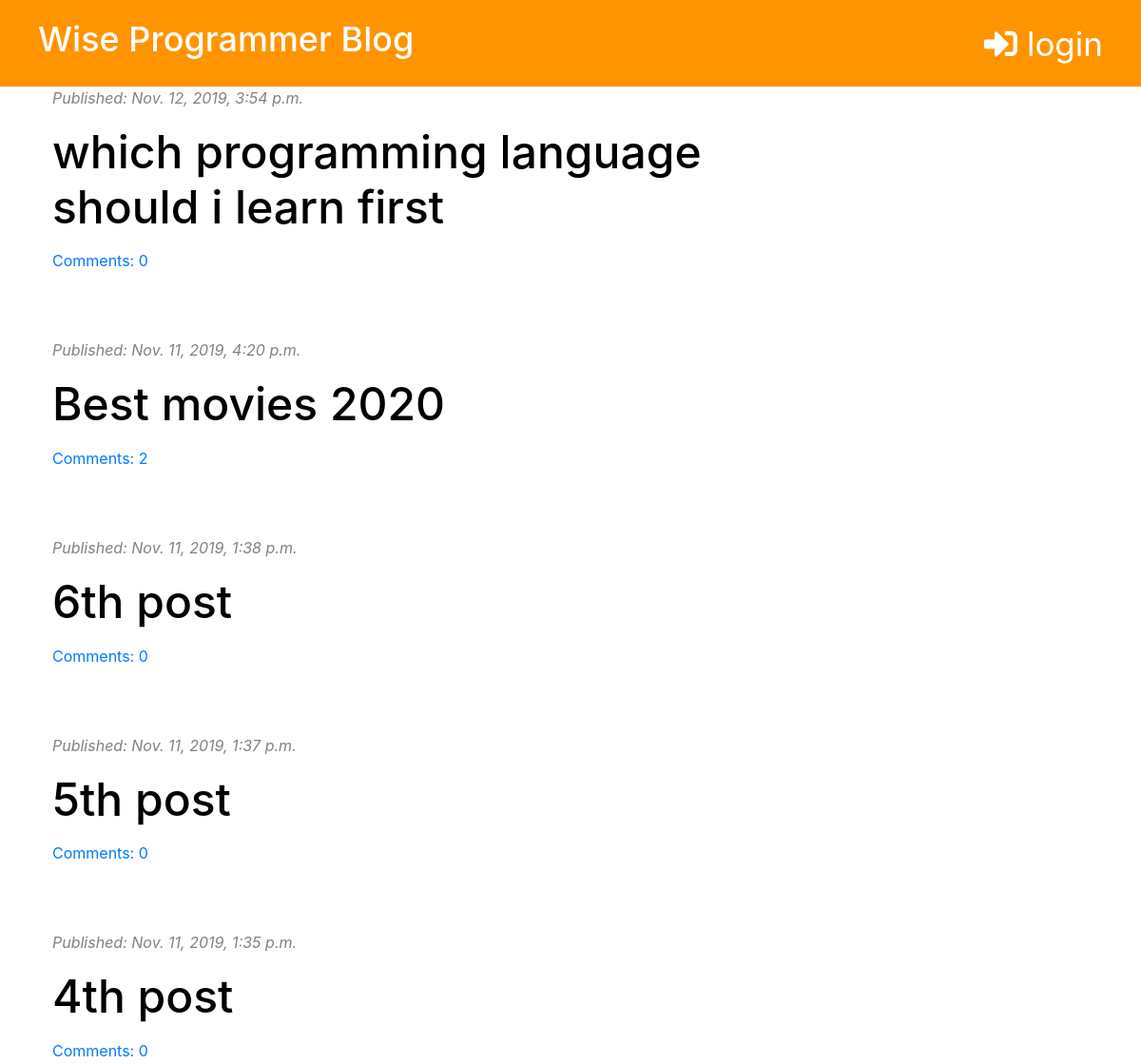
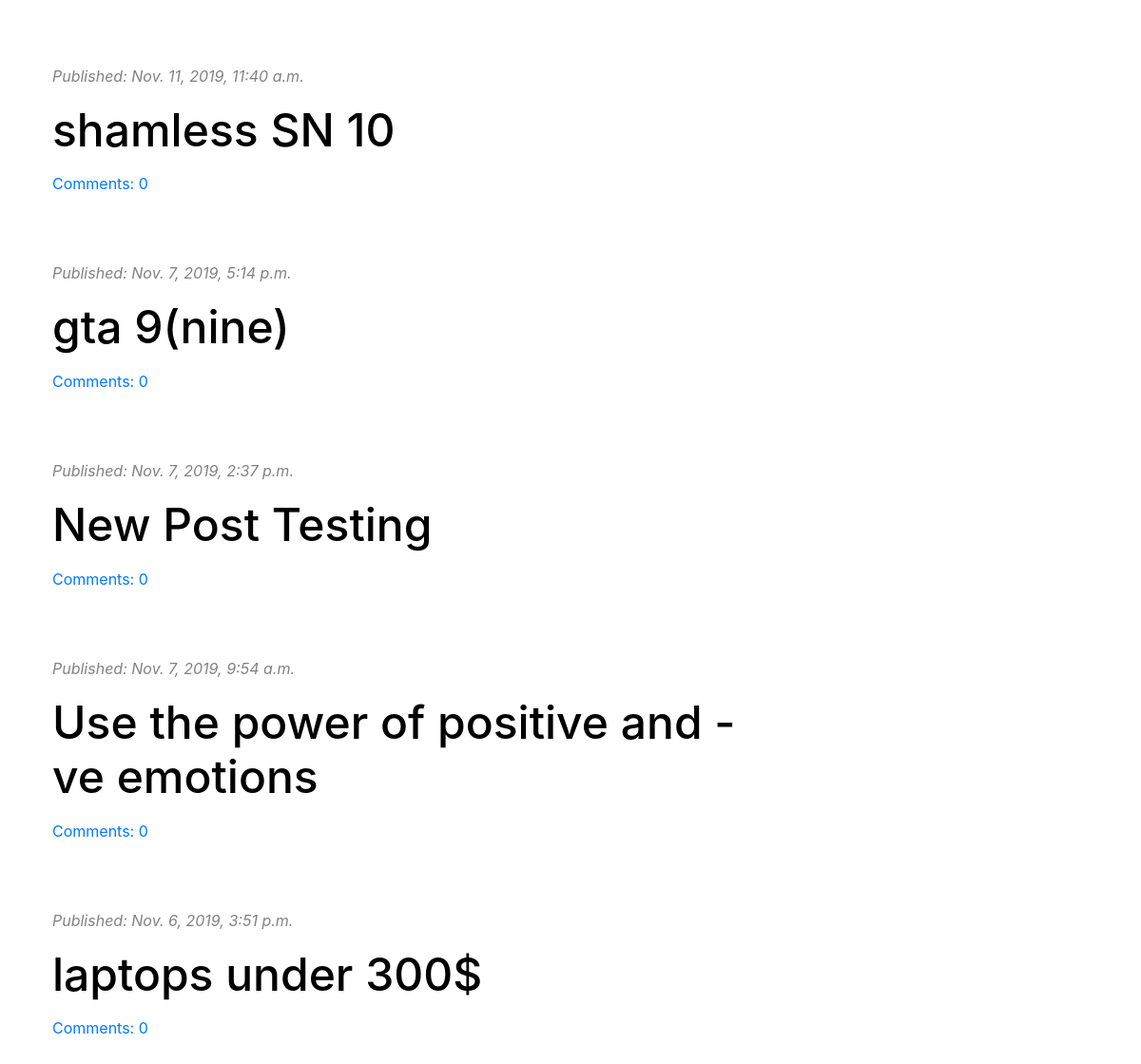
Before: / with the older database file (2 pictures, top to bottom).
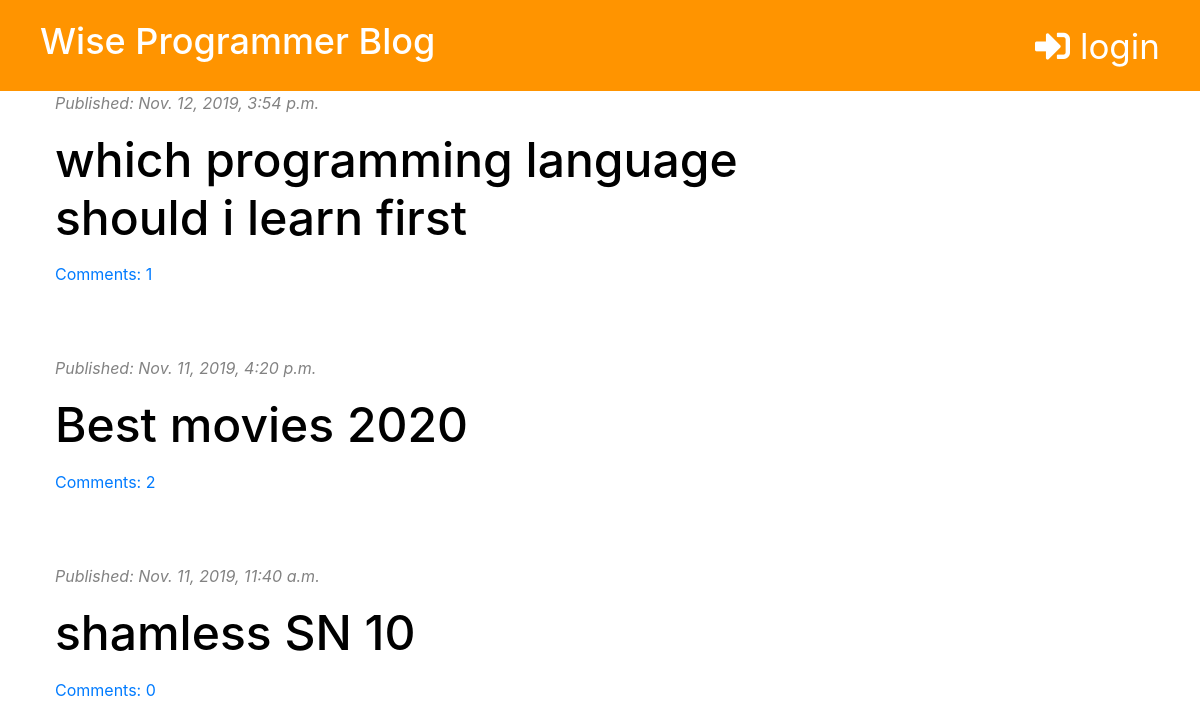
After: the same page with the newer database file.
### blog/models.py (models this page shows, shortened)
class Post(models.Model):
    author = models.ForeignKey('auth.User', on_delete=models.CASCADE)
    title = models.CharField(max_length=10000)
    text = models.TextField()
    created_date = models.DateTimeField(default=timezone.now)
    published_date = models.DateTimeField(blank=True, null=True)
    def approved_comments(self):
        return self.comments.filter(approved=True)

### blog/views.py (the view)
# urls.py: path('', views.post_list, name='post_list'),
def post_list(request):
    posts = Post.objects.filter(
        published_date__lte=timezone.now()).order_by('-published_date')
    stuff_for_frontend = {'posts': posts}
    return render(request, 'blog/post_list.html', stuff_for_frontend)

### blog/templatetags/markdownify.py (called while the page is built)
@register.filter
def markdown(value):
    renderer = HighlightRenderer()
    markdown = mistune.Markdown(renderer=renderer)
    return markdown(value)

### blog/templates/blog/post_list.html (shortened to what this page needs)
{% extends 'blog/base.html' %}
{% load markdownify %}
{% block content%}
{% for post in posts %}
<div class="post">
  <div class="date">
    <p>
      <em> Published: {{ post.published_date }} </em>
    </p>
  </div>
  <h1>
    <a href="{% url 'post_detail' pk=post.pk %}">{{ post.title }}</a>
  </h1>
<div>
  <a href="{% url 'post_detail' pk=post.pk%}">Comments: {{ post.approved_comments.count }}</a>
</div>
</div>
{% endfor %} {% endblock %}

### blog/templates/blog/base.html (shortened to what this page needs)
{% load staticfiles %}
<!DOCTYPE html>
<html lang="en">
  <head>
    <link
      href="https://stackpath.bootstrapcdn.com/bootstrap/4.3.1/css/bootstrap.min.css"
      rel="stylesheet"
    />
    <link rel="stylesheet" href="https://cdnjs.cloudflare.com/ajax/libs/font-awesome/5.11.2/css/all.css" />
    <link rel="stylesheet" href="{% static 'styles/blog.css' %}" />
    <link rel="stylesheet" href="{% static 'styles/zenburn.css' %}">
  </head>
  <body>
    <div class="page-header">
      {% if user.is_authenticated %}
      <a href="{% url 'post_draft_list' %}" class="top-menu"><i class="fas fa-pencil-ruler fa"></i>|</a>
      <a href="{% url 'post_new'%}" class="top-menu"><i class="fa fa-plus"></i>|</a>
      <a href="{% url 'logout'%}" class="top-menu"><i class="fas fa-sign-out-alt fa"></i>Logout |</a>
      <p class="top-menu"> Hi,{{ user.username}}|</p>
      {% else %}
              <a href="{% url 'login'%}" class="top-menu"><i class="fas fa-sign-in-alt fa"></i> login</a>
      {% endif %}
      <h1><a href="{% url 'post_list'%}">Wise Programmer Blog</a></h1>
    </div>
    <div class="content container">
      <div class="row">
        <div class="col-md-8">
          {% block content%} {%endblock%}
        </div>
      </div>
    </div>
  </body>
</html>

### blog/static/styles/blog.css (style rules this page uses)
.page-header { background-color: #ff9400; margin-top: 0; padding: 20px 20px 20px 40px; }
.page-header h1, .page-header h1 a { color: #ffffff; font-size: 36px; text-decoration: none; }
.top-menu { font-size:35px; color:#ffffff; float: right; text-decoration:none; margin-right:20px; }
.content { margin-left: 40px; }
h1, h2, h3, h4 { font-size: 48px; }
.date { color: #828282; }
.post { margin-bottom: 70px; }
.post h1 a { color: #000000; }

Changed rows visible on the page:
removed Post: published_date "Nov. 11, 2019, 1:38 p.m.", title "6th post", approved_comments.count "0"
removed Post: published_date "Nov. 11, 2019, 1:37 p.m.", title "5th post", approved_comments.count "0"
removed Post: published_date "Nov. 11, 2019, 1:35 p.m.", title "4th post", approved_comments.count "0"
removed Post: published_date "Nov. 7, 2019, 5:14 p.m.", title "gta 9(nine)", approved_comments.count "0"
removed Post: published_date "Nov. 7, 2019, 2:37 p.m.", title "New Post Testing", approved_comments.count "0"
removed Post: published_date "Nov. 7, 2019, 9:54 a.m.", title "Use the power of positive and -ve emotions", approved_comments.count "0"
removed Post: published_date "Nov. 6, 2019, 3:51 p.m.", title "laptops under 300$", approved_comments.count "0"
computed for Post "which programming language should i learn first": approved_comments.count "0" → "1"
